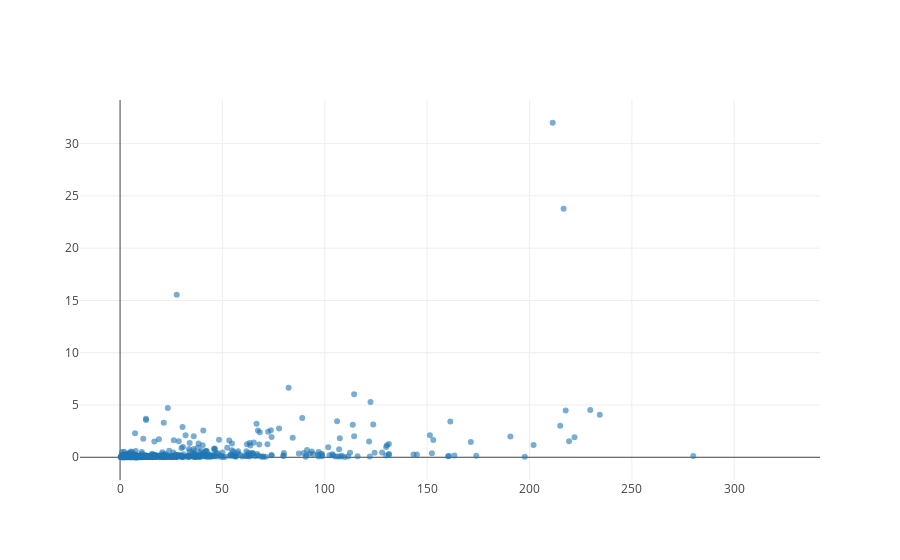

Notebook code cell kept with this figure:
### Code cell
fig = go.Figure()
fig.add_scatter(x=data['Total Chlorophyll (ug/L)'],
    y=data['Microcystin (ug/L)'],
    mode='markers',
    marker={
   'opacity': 0.6,
   'colorscale': 'Viridis'
  });
iplot(fig)

### Figure 1 — Plotly figure (JSON) as saved in the notebook; plotly's stock layout.template omitted (floating-point values rounded to 4 significant figures; data arrays with more than 128 entries replaced by an {"elided": "..."} marker saying what was removed)
{"data": [{"marker": {"colorscale": "Viridis", "opacity": 0.6}, "mode": "markers", "type": "scatter", "uid": "c1f9790e-c693-11e8-b7c8-b0fc36327fe5", "x": {"elided": "1660 float values"}, "y": {"elided": "1660 float values"}}], "layout": {}}
